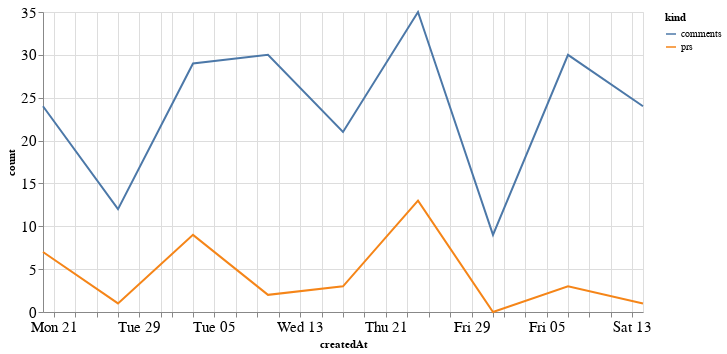

Notebook source saved alongside this figure:
### Code cell
alt.Chart(total_time, width=600).mark_line().encode(
    x='createdAt',
    y='count',
    color='kind'
)

### Figure 1 — Vega-Lite specification as saved in the notebook (floating-point values rounded to 4 significant figures)
{"config": {"axisLeft": {"labelFontSize": 15}, "axisBottom": {"labelFontSize": 15}}, "data": {"name": "data-aee50a911a59b506dc423dfebc6140a1"}, "mark": "line", "encoding": {"color": {"type": "nominal", "field": "kind"}, "x": {"type": "temporal", "field": "createdAt"}, "y": {"type": "quantitative", "field": "count"}}, "width": 600, "$schema": "https://vega.github.io/schema/vega-lite/v4.8.1.json", "datasets": {"data-aee50a911a59b506dc423dfebc6140a1": [{"createdAt": "2020-12-20T00:00:00", "kind": "prs", "count": 7}, {"createdAt": "2020-12-27T00:00:00", "kind": "prs", "count": 1}, {"createdAt": "2021-01-03T00:00:00", "kind": "prs", "count": 9}, {"createdAt": "2021-01-10T00:00:00", "kind": "prs", "count": 2}, {"createdAt": "2021-01-17T00:00:00", "kind": "prs", "count": 3}, {"createdAt": "2021-01-24T00:00:00", "kind": "prs", "count": 13}, {"createdAt": "2021-01-31T00:00:00", "kind": "prs", "count": 0}, {"createdAt": "2021-02-07T00:00:00", "kind": "prs", "count": 3}, {"createdAt": "2021-02-14T00:00:00", "kind": "prs", "count": 1}, {"createdAt": "2020-12-20T00:00:00", "kind": "comments", "count": 24}, {"createdAt": "2020-12-27T00:00:00", "kind": "comments", "count": 12}, {"createdAt": "2021-01-03T00:00:00", "kind": "comments", "count": 29}, {"createdAt": "2021-01-10T00:00:00", "kind": "comments", "count": 30}, {"createdAt": "2021-01-17T00:00:00", "kind": "comments", "count": 21}, {"createdAt": "2021-01-24T00:00:00", "kind": "comments", "count": 35}, {"createdAt": "2021-01-31T00:00:00", "kind": "comments", "count": 9}, {"createdAt": "2021-02-07T00:00:00", "kind": "comments", "count": 30}, {"createdAt": "2021-02-14T00:00:00", "kind": "comments", "count": 24}]}}
